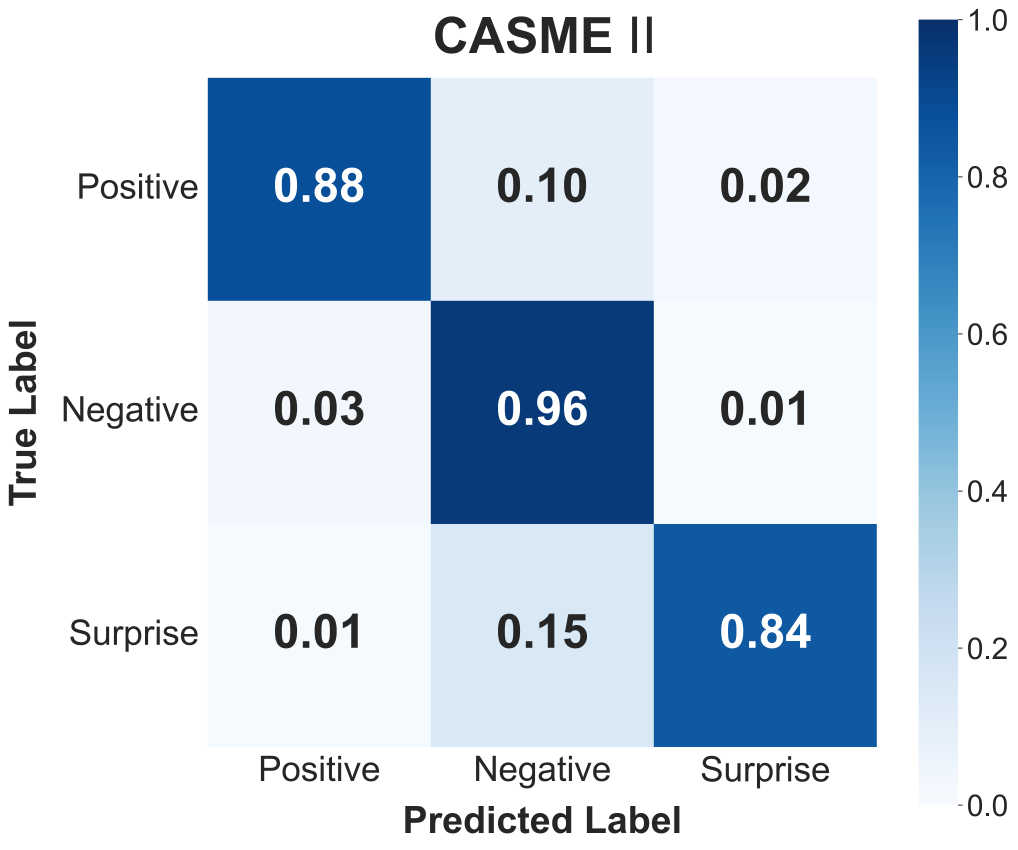
#> input picture paper_visualization/混淆矩阵/Confusion_Matrix_CASME2_New.png, 5087 x 4246 px (shown at 1/5 size)
$ python compose_confusion_matrices_paper_no_dsme.py
#> lines starting #> are read from the running program, lines starting #| are printed output that depends on the picture
from pathlib import Path

from PIL import Image, ImageDraw, ImageFont


BASE_DIR = Path(__file__).resolve().parent

PANELS = [
    ("(a) CASMEII", BASE_DIR / "Confusion_Matrix_CASME2_New.png"),
    ("(b) SAMM", BASE_DIR / "Confusion_Matrix_SAMM_Clean.png"),
    ("(c) SMIC", BASE_DIR / "Confusion_Matrix_SMIC_Clean.png"),
    ("(d) 3DB-combined", BASE_DIR / "Confusion_Matrix_CrossDB.png"),
]

OUTPUT_PATH = BASE_DIR / "Confusion_Matrix_Combined_Paper_No_DSME.png"

TOP_ROW = PANELS[:2]
BOTTOM_ROW = PANELS[2:]

BG_COLOR = "white"
TEXT_COLOR = "black"

TARGET_PANEL_WIDTH = 430
TOP_GAP = 20
ROW_GAP = 48
COL_GAP = 34
BOTTOM_MARGIN = 20
LABEL_GAP = 10


def load_font(size: int):
#> called with size = 27
    font_candidates = [
        "times.ttf",
        "Times New Roman.ttf",
        "timesbd.ttf",
        "Times.ttf",
    ]
    for name in font_candidates:
        try:
            return ImageFont.truetype(name, size=size)
        except OSError:
            continue
    return ImageFont.load_default()


LABEL_FONT = load_font(27)


def crop_panel(image_path: Path) -> Image.Image:
    image = Image.open(image_path).convert("RGB")
    width, height = image.size
#> width = 5087; height = 4246
    left = 0
    right = width
#> right = 5087
    top = 0
    bottom = int(height * 0.985)
#> bottom = 4182
    return image.crop((left, top, right, bottom))


def resize_panel(image: Image.Image, target_width: int) -> Image.Image:
#> called with target_width = 430
    scale = target_width / image.width
#> scale = 0.0845
    target_height = int(round(image.height * scale))
#> target_height = 354
    return image.resize((target_width, target_height), Image.Resampling.LANCZOS)
#> returned value: PIL image 430x354 RGB


def text_size(text: str, font: ImageFont.FreeTypeFont) -> tuple[int, int]:
    dummy = Image.new("RGB", (10, 10), "white")
    draw = ImageDraw.Draw(dummy)
    bbox = draw.textbbox((0, 0), text, font=font)
    return bbox[2] - bbox[0], bbox[3] - bbox[1]


def layout_row(draw: ImageDraw.ImageDraw, canvas: Image.Image, panels, y_top: int, canvas_width: int):
    processed = []
    max_height = 0
    label_block_height = 0

    for label, path in panels:
        panel = resize_panel(crop_panel(path), TARGET_PANEL_WIDTH)
        label_w, label_h = text_size(label, LABEL_FONT)
        processed.append((label, panel, label_w, label_h))
        max_height = max(max_height, panel.height)
        label_block_height = max(label_block_height, label_h)

    total_width = sum(panel.width for _, panel, _, _ in processed) + COL_GAP * (len(processed) - 1)
    x = (canvas_width - total_width) // 2

    for label, panel, label_w, label_h in processed:
        panel_x = x
        panel_y = y_top
        canvas.paste(panel, (panel_x, panel_y))

        label_x = panel_x + (panel.width - label_w) // 2
        label_y = panel_y + panel.height + LABEL_GAP
        draw.text((label_x, label_y), label, fill=TEXT_COLOR, font=LABEL_FONT)
        x += panel.width + COL_GAP

    return y_top + max_height + LABEL_GAP + label_block_height


def main():
    top_processed = [resize_panel(crop_panel(path), TARGET_PANEL_WIDTH) for _, path in TOP_ROW]
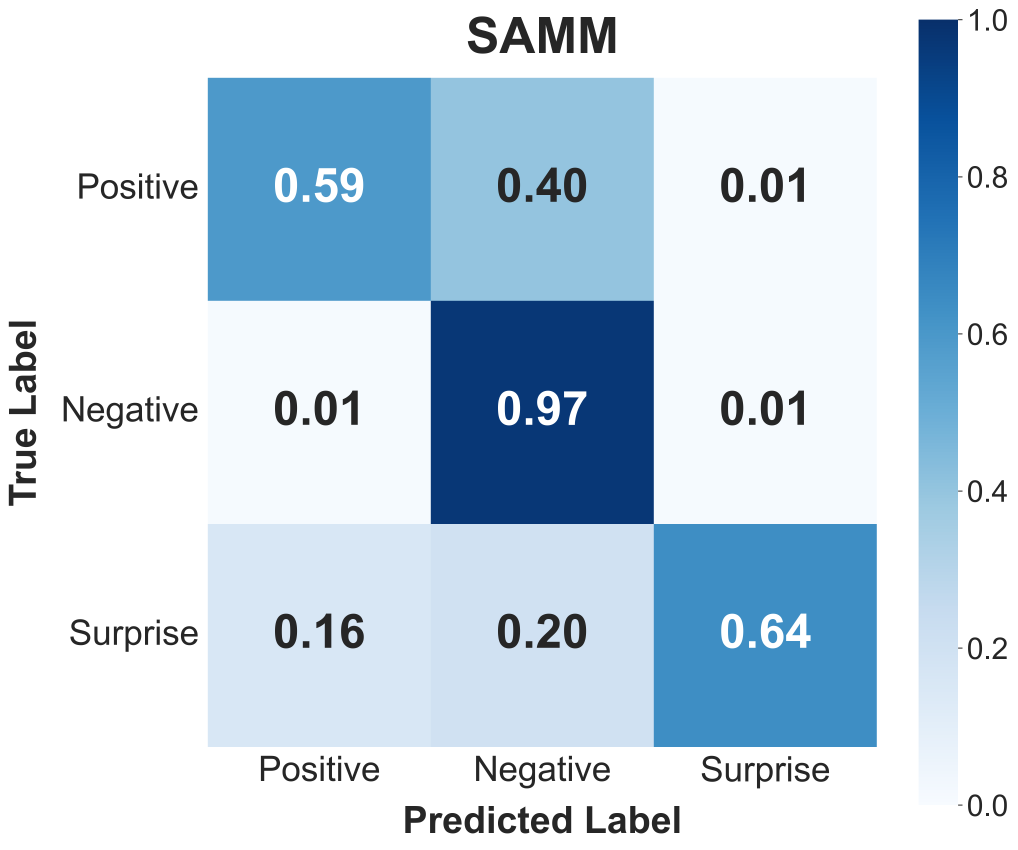
#> input picture paper_visualization/混淆矩阵/Confusion_Matrix_SAMM_Clean.png, 5087 x 4246 px (shown at 1/5 size)
#> top_processed = 2 items
    bottom_processed = [resize_panel(crop_panel(path), TARGET_PANEL_WIDTH) for _, path in BOTTOM_ROW]
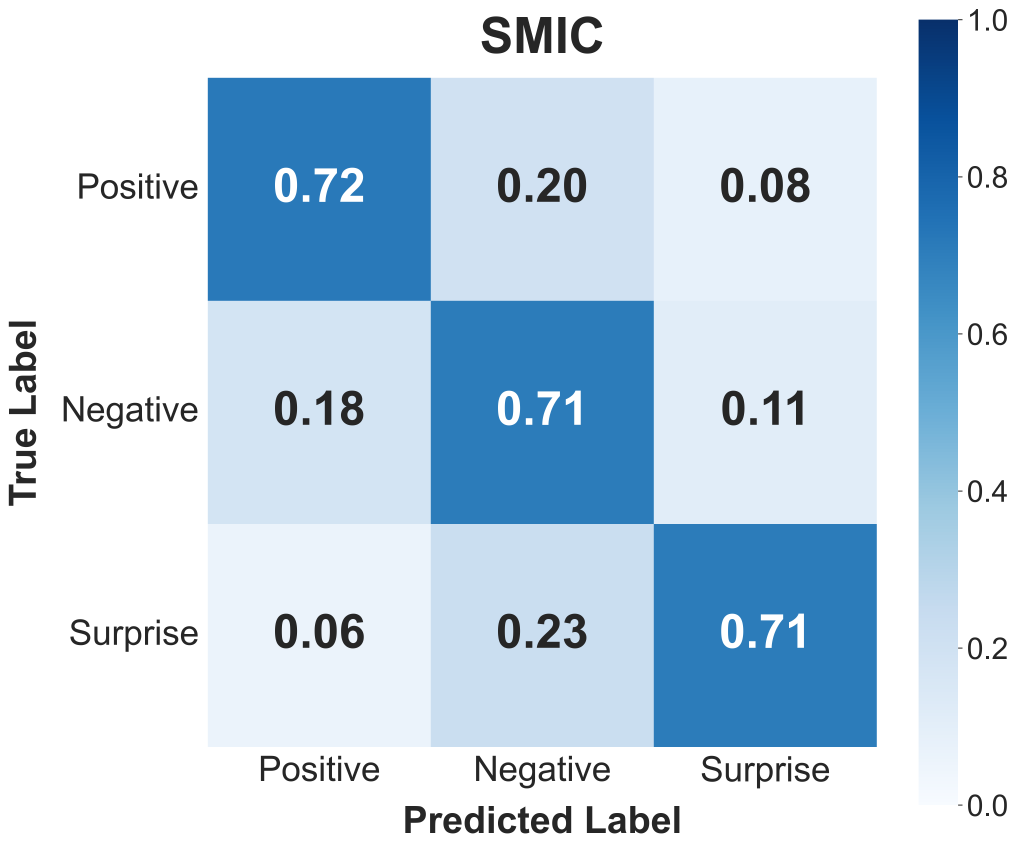
#> input picture paper_visualization/混淆矩阵/Confusion_Matrix_SMIC_Clean.png, 5087 x 4246 px (shown at 1/5 size)
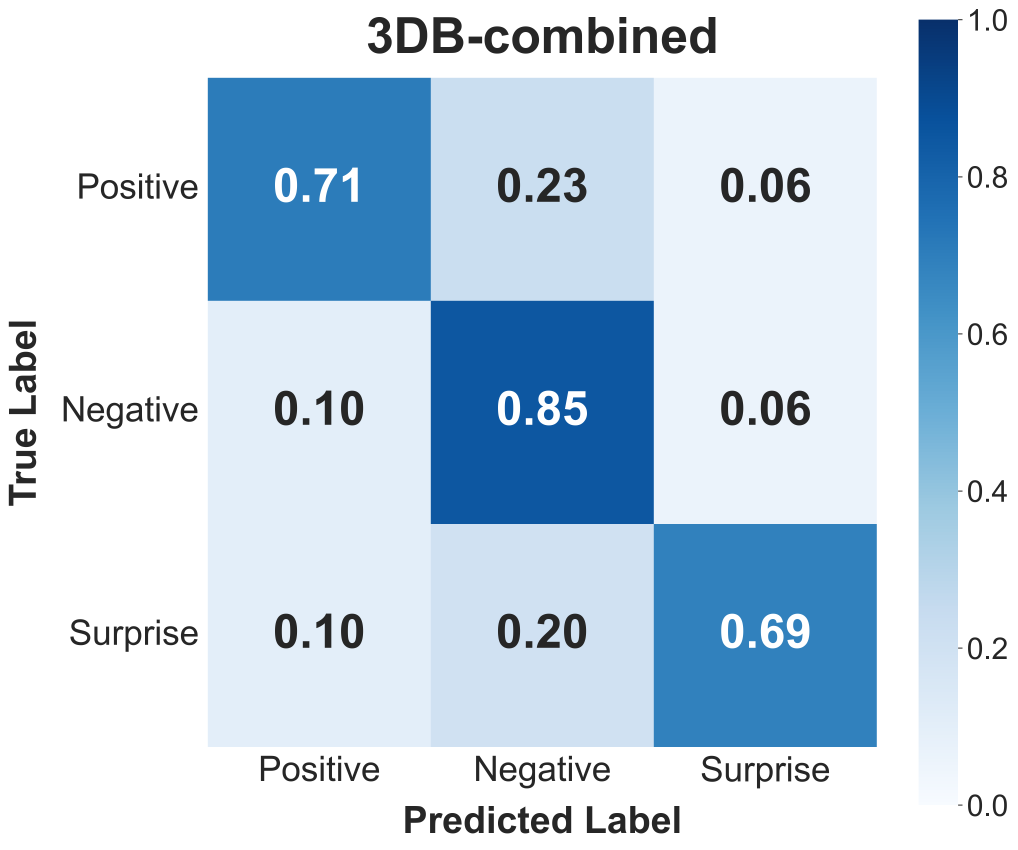
#> input picture paper_visualization/混淆矩阵/Confusion_Matrix_CrossDB.png, 5087 x 4246 px (shown at 1/5 size)
#> call 4 of resize_panel, with target_width = 430
#> in resize_panel (call 4), `return image.resize((target_width, target_height), Image.Resampling.LA..`:
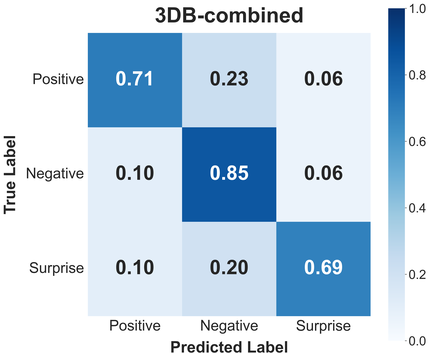
#> returned value: PIL image 430x354 RGB; mean R, G, B 194.2, 213.6, 230.4
#> bottom_processed = 2 items

    canvas_width = TARGET_PANEL_WIDTH * 2 + COL_GAP + 40
    top_height = max(img.height for img in top_processed)
#> top_height = 354
    bottom_height = max(img.height for img in bottom_processed)
#> bottom_height = 354
    label_height = max(text_size(label, LABEL_FONT)[1] for label, _ in PANELS)

    canvas_height = (
        TOP_GAP
        + top_height
        + LABEL_GAP
        + label_height
        + ROW_GAP
        + bottom_height
        + LABEL_GAP
        + label_height
        + BOTTOM_MARGIN
    )
#> canvas_height = 864

    canvas = Image.new("RGB", (canvas_width, canvas_height), BG_COLOR)
#> canvas: PIL image 934x864 RGB; every value is 255
    draw = ImageDraw.Draw(canvas)

    y_after_top = layout_row(draw, canvas, TOP_ROW, TOP_GAP, canvas_width)
#> in layout_row, `total_width = sum(panel.width for _, panel, _, _ in processed) + COL_G..`: total_width = 894
#> in layout_row, `x = (canvas_width - total_width) // 2`: x = 20
#> the loop in layout_row, `for label, panel, label_w, label_h in processed:` made 2 passes
#> (label, label_w, label_h, panel_x, panel_y, label_x, label_y, x) on passes 1 to 2: ('(a) CASMEII', 157, 24, 20, 20, 156, 384, 484), ('(b) SAMM', 129, 24, 484, 20, 634, 384, 948)
#> after the loop in layout_row, `for label, panel, label_w, label_h in processed:`:
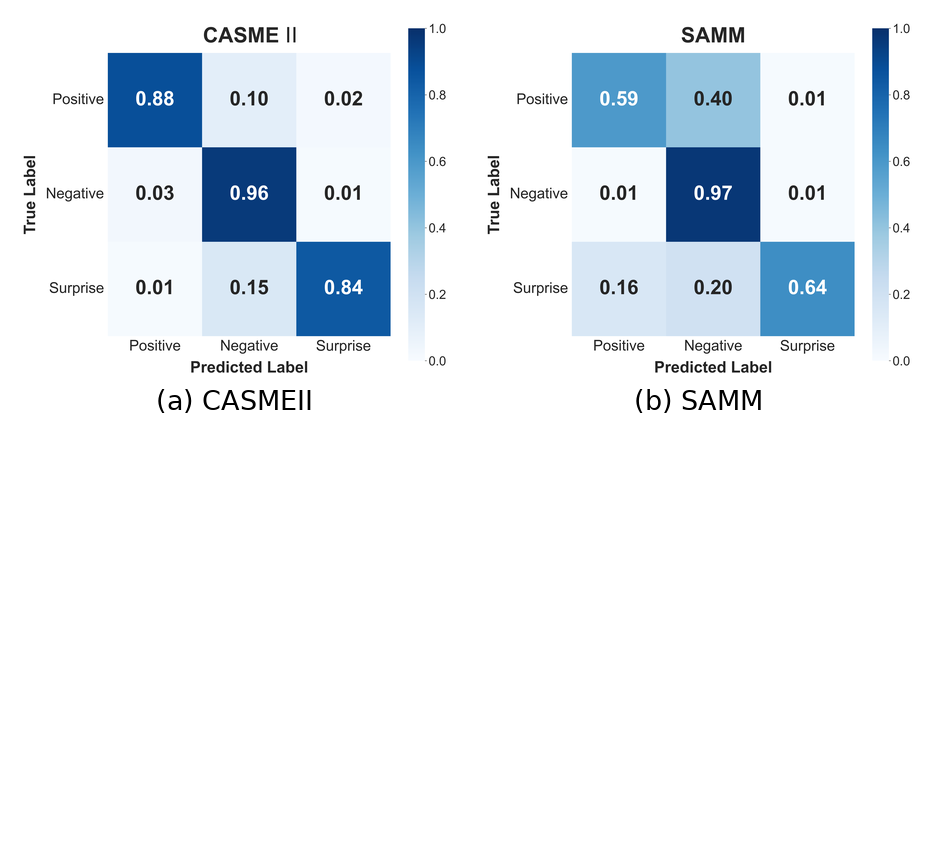
#> canvas: PIL image 934x864 RGB; mean R, G, B 232, 238.5, 244.3
#> after the loop in layout_row, `for label, panel, label_w, label_h in processed:`: x = 948
#> y_after_top = 408
    bottom_y = y_after_top + ROW_GAP
#> bottom_y = 456
    layout_row(draw, canvas, BOTTOM_ROW, bottom_y, canvas_width)
#> call 2 of layout_row, with y_top = 456, canvas_width = 934
#> in layout_row (call 2), `x = (canvas_width - total_width) // 2`: x = 20
#> the loop in layout_row (call 2), `for label, panel, label_w, label_h in processed:` made 2 passes
#> (label, label_w, label_h, panel_x, panel_y, label_x, label_y, x) on passes 1 to 2: ('(c) SMIC', 112, 24, 20, 456, 179, 820, 484), ('(d) 3DB-combined', 246, 24, 484, 456, 576, 820, 948)
#> after the loop in layout_row (call 2), `for label, panel, label_w, label_h in processed:`:
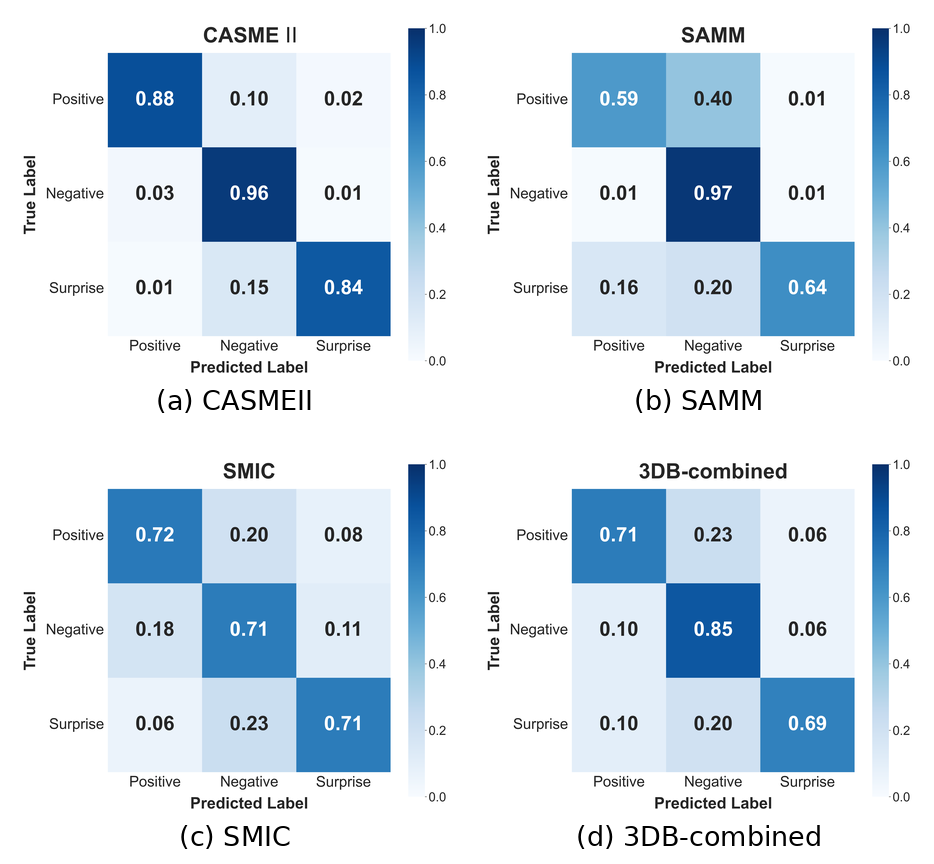
#> canvas: PIL image 934x864 RGB; mean R, G, B 208.6, 222.6, 234.7
#> after the loop in layout_row (call 2), `for label, panel, label_w, label_h in processed:`: x = 948

    canvas.save(OUTPUT_PATH, dpi=(300, 300))
    print(f"Saved combined confusion matrix figure without DSME to: {OUTPUT_PATH}")


if __name__ == "__main__":
    main()
